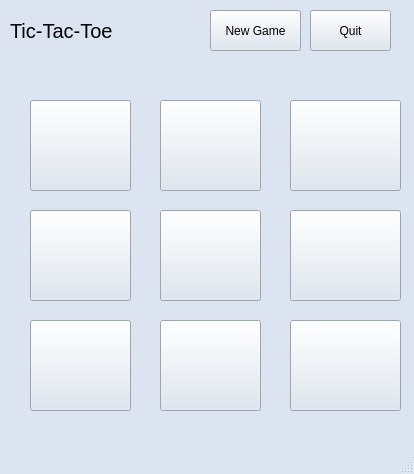
<?xml version="1.0" encoding="UTF-8"?>
<ui version="4.0">
 <class>tictactoe</class>
 <widget class="QMainWindow" name="tictactoe">
  <property name="geometry">
   <rect>
    <x>0</x>
    <y>0</y>
    <width>414</width>
    <height>474</height>
   </rect>
  </property>
  <property name="palette">
   <palette>
    <active>
     <colorrole role="WindowText">
      <brush brushstyle="SolidPattern">
       <color alpha="255">
        <red>0</red>
        <green>0</green>
        <blue>0</blue>
       </color>
      </brush>
     </colorrole>
     <colorrole role="Button">
      <brush brushstyle="SolidPattern">
       <color alpha="255">
        <red>219</red>
        <green>228</green>
        <blue>240</blue>
       </color>
      </brush>
     </colorrole>
     <colorrole role="Light">
      <brush brushstyle="SolidPattern">
       <color alpha="255">
        <red>255</red>
        <green>255</green>
        <blue>255</blue>
       </color>
      </brush>
     </colorrole>
     <colorrole role="Midlight">
      <brush brushstyle="SolidPattern">
       <color alpha="255">
        <red>237</red>
        <green>241</green>
        <blue>247</blue>
       </color>
      </brush>
     </colorrole>
     <colorrole role="Dark">
      <brush brushstyle="SolidPattern">
       <color alpha="255">
        <red>110</red>
        <green>114</green>
        <blue>120</blue>
       </color>
      </brush>
     </colorrole>
     <colorrole role="Mid">
      <brush brushstyle="SolidPattern">
       <color alpha="255">
        <red>146</red>
        <green>152</green>
        <blue>160</blue>
       </color>
      </brush>
     </colorrole>
     <colorrole role="Text">
      <brush brushstyle="SolidPattern">
       <color alpha="255">
        <red>0</red>
        <green>0</green>
        <blue>0</blue>
       </color>
      </brush>
     </colorrole>
     <colorrole role="BrightText">
      <brush brushstyle="SolidPattern">
       <color alpha="255">
        <red>255</red>
        <green>255</green>
        <blue>255</blue>
       </color>
      </brush>
     </colorrole>
     <colorrole role="ButtonText">
      <brush brushstyle="SolidPattern">
       <color alpha="255">
        <red>0</red>
        <green>0</green>
        <blue>0</blue>
       </color>
      </brush>
     </colorrole>
     <colorrole role="Base">
      <brush brushstyle="SolidPattern">
       <color alpha="255">
        <red>255</red>
        <green>255</green>
        <blue>255</blue>
       </color>
      </brush>
     </colorrole>
     <colorrole role="Window">
      <brush brushstyle="SolidPattern">
       <color alpha="255">
        <red>219</red>
        <green>228</green>
        <blue>240</blue>
       </color>
      </brush>
     </colorrole>
     <colorrole role="Shadow">
      <brush brushstyle="SolidPattern">
       <color alpha="255">
        <red>0</red>
        <green>0</green>
        <blue>0</blue>
       </color>
      </brush>
     </colorrole>
     <colorrole role="AlternateBase">
      <brush brushstyle="SolidPattern">
       <color alpha="255">
        <red>237</red>
        <green>241</green>
        <blue>247</blue>
       </color>
      </brush>
     </colorrole>
     <colorrole role="ToolTipBase">
      <brush brushstyle="SolidPattern">
       <color alpha="255">
        <red>255</red>
        <green>255</green>
        <blue>220</blue>
       </color>
      </brush>
     </colorrole>
     <colorrole role="ToolTipText">
      <brush brushstyle="SolidPattern">
       <color alpha="255">
        <red>0</red>
        <green>0</green>
        <blue>0</blue>
       </color>
      </brush>
     </colorrole>
     <colorrole role="PlaceholderText">
      <brush brushstyle="SolidPattern">
       <color alpha="128">
        <red>0</red>
        <green>0</green>
        <blue>0</blue>
       </color>
      </brush>
     </colorrole>
    </active>
    <inactive>
     <colorrole role="WindowText">
      <brush brushstyle="SolidPattern">
       <color alpha="255">
        <red>0</red>
        <green>0</green>
        <blue>0</blue>
       </color>
      </brush>
     </colorrole>
     <colorrole role="Button">
      <brush brushstyle="SolidPattern">
       <color alpha="255">
        <red>219</red>
        <green>228</green>
        <blue>240</blue>
       </color>
      </brush>
     </colorrole>
     <colorrole role="Light">
      <brush brushstyle="SolidPattern">
       <color alpha="255">
        <red>255</red>
        <green>255</green>
        <blue>255</blue>
       </color>
      </brush>
     </colorrole>
     <colorrole role="Midlight">
      <brush brushstyle="SolidPattern">
       <color alpha="255">
        <red>237</red>
        <green>241</green>
        <blue>247</blue>
       </color>
      </brush>
     </colorrole>
     <colorrole role="Dark">
      <brush brushstyle="SolidPattern">
       <color alpha="255">
        <red>110</red>
        <green>114</green>
        <blue>120</blue>
       </color>
      </brush>
     </colorrole>
     <colorrole role="Mid">
      <brush brushstyle="SolidPattern">
       <color alpha="255">
        <red>146</red>
        <green>152</green>
        <blue>160</blue>
       </color>
      </brush>
     </colorrole>
     <colorrole role="Text">
      <brush brushstyle="SolidPattern">
       <color alpha="255">
        <red>0</red>
        <green>0</green>
        <blue>0</blue>
       </color>
      </brush>
     </colorrole>
     <colorrole role="BrightText">
      <brush brushstyle="SolidPattern">
       <color alpha="255">
        <red>255</red>
        <green>255</green>
        <blue>255</blue>
       </color>
      </brush>
     </colorrole>
     <colorrole role="ButtonText">
      <brush brushstyle="SolidPattern">
       <color alpha="255">
        <red>0</red>
        <green>0</green>
        <blue>0</blue>
       </color>
      </brush>
     </colorrole>
     <colorrole role="Base">
      <brush brushstyle="SolidPattern">
       <color alpha="255">
        <red>255</red>
        <green>255</green>
        <blue>255</blue>
       </color>
      </brush>
     </colorrole>
     <colorrole role="Window">
      <brush brushstyle="SolidPattern">
       <color alpha="255">
        <red>219</red>
        <green>228</green>
        <blue>240</blue>
       </color>
      </brush>
     </colorrole>
     <colorrole role="Shadow">
      <brush brushstyle="SolidPattern">
       <color alpha="255">
        <red>0</red>
        <green>0</green>
        <blue>0</blue>
       </color>
      </brush>
     </colorrole>
     <colorrole role="AlternateBase">
      <brush brushstyle="SolidPattern">
       <color alpha="255">
        <red>237</red>
        <green>241</green>
        <blue>247</blue>
       </color>
      </brush>
     </colorrole>
     <colorrole role="ToolTipBase">
      <brush brushstyle="SolidPattern">
       <color alpha="255">
        <red>255</red>
        <green>255</green>
        <blue>220</blue>
       </color>
      </brush>
     </colorrole>
     <colorrole role="ToolTipText">
      <brush brushstyle="SolidPattern">
       <color alpha="255">
        <red>0</red>
        <green>0</green>
        <blue>0</blue>
       </color>
      </brush>
     </colorrole>
     <colorrole role="PlaceholderText">
      <brush brushstyle="SolidPattern">
       <color alpha="128">
        <red>0</red>
        <green>0</green>
        <blue>0</blue>
       </color>
      </brush>
     </colorrole>
    </inactive>
    <disabled>
     <colorrole role="WindowText">
      <brush brushstyle="SolidPattern">
       <color alpha="255">
        <red>110</red>
        <green>114</green>
        <blue>120</blue>
       </color>
      </brush>
     </colorrole>
     <colorrole role="Button">
      <brush brushstyle="SolidPattern">
       <color alpha="255">
        <red>219</red>
        <green>228</green>
        <blue>240</blue>
       </color>
      </brush>
     </colorrole>
     <colorrole role="Light">
      <brush brushstyle="SolidPattern">
       <color alpha="255">
        <red>255</red>
        <green>255</green>
        <blue>255</blue>
       </color>
      </brush>
     </colorrole>
     <colorrole role="Midlight">
      <brush brushstyle="SolidPattern">
       <color alpha="255">
        <red>237</red>
        <green>241</green>
        <blue>247</blue>
       </color>
      </brush>
     </colorrole>
     <colorrole role="Dark">
      <brush brushstyle="SolidPattern">
       <color alpha="255">
        <red>110</red>
        <green>114</green>
        <blue>120</blue>
       </color>
      </brush>
     </colorrole>
     <colorrole role="Mid">
      <brush brushstyle="SolidPattern">
       <color alpha="255">
        <red>146</red>
        <green>152</green>
        <blue>160</blue>
       </color>
      </brush>
     </colorrole>
     <colorrole role="Text">
      <brush brushstyle="SolidPattern">
       <color alpha="255">
        <red>110</red>
        <green>114</green>
        <blue>120</blue>
       </color>
      </brush>
     </colorrole>
     <colorrole role="BrightText">
      <brush brushstyle="SolidPattern">
       <color alpha="255">
        <red>255</red>
        <green>255</green>
        <blue>255</blue>
       </color>
      </brush>
     </colorrole>
     <colorrole role="ButtonText">
      <brush brushstyle="SolidPattern">
       <color alpha="255">
        <red>110</red>
        <green>114</green>
        <blue>120</blue>
       </color>
      </brush>
     </colorrole>
     <colorrole role="Base">
      <brush brushstyle="SolidPattern">
       <color alpha="255">
        <red>219</red>
        <green>228</green>
        <blue>240</blue>
       </color>
      </brush>
     </colorrole>
     <colorrole role="Window">
      <brush brushstyle="SolidPattern">
       <color alpha="255">
        <red>219</red>
        <green>228</green>
        <blue>240</blue>
       </color>
      </brush>
     </colorrole>
     <colorrole role="Shadow">
      <brush brushstyle="SolidPattern">
       <color alpha="255">
        <red>0</red>
        <green>0</green>
        <blue>0</blue>
       </color>
      </brush>
     </colorrole>
     <colorrole role="AlternateBase">
      <brush brushstyle="SolidPattern">
       <color alpha="255">
        <red>219</red>
        <green>228</green>
        <blue>240</blue>
       </color>
      </brush>
     </colorrole>
     <colorrole role="ToolTipBase">
      <brush brushstyle="SolidPattern">
       <color alpha="255">
        <red>255</red>
        <green>255</green>
        <blue>220</blue>
       </color>
      </brush>
     </colorrole>
     <colorrole role="ToolTipText">
      <brush brushstyle="SolidPattern">
       <color alpha="255">
        <red>0</red>
        <green>0</green>
        <blue>0</blue>
       </color>
      </brush>
     </colorrole>
     <colorrole role="PlaceholderText">
      <brush brushstyle="SolidPattern">
       <color alpha="128">
        <red>0</red>
        <green>0</green>
        <blue>0</blue>
       </color>
      </brush>
     </colorrole>
    </disabled>
   </palette>
  </property>
  <property name="windowTitle">
   <string>tictactoe</string>
  </property>
  <widget class="QWidget" name="centralwidget">
   <widget class="QPushButton" name="Button1">
    <property name="geometry">
     <rect>
      <x>30</x>
      <y>100</y>
      <width>101</width>
      <height>91</height>
     </rect>
    </property>
    <property name="font">
     <font>
      <pointsize>40</pointsize>
     </font>
    </property>
    <property name="text">
     <string/>
    </property>
   </widget>
   <widget class="QPushButton" name="Button2">
    <property name="geometry">
     <rect>
      <x>160</x>
      <y>100</y>
      <width>101</width>
      <height>91</height>
     </rect>
    </property>
    <property name="font">
     <font>
      <pointsize>40</pointsize>
     </font>
    </property>
    <property name="text">
     <string/>
    </property>
   </widget>
   <widget class="QPushButton" name="Button3">
    <property name="geometry">
     <rect>
      <x>290</x>
      <y>100</y>
      <width>111</width>
      <height>91</height>
     </rect>
    </property>
    <property name="font">
     <font>
      <pointsize>40</pointsize>
     </font>
    </property>
    <property name="text">
     <string/>
    </property>
   </widget>
   <widget class="QPushButton" name="Button4">
    <property name="geometry">
     <rect>
      <x>30</x>
      <y>210</y>
      <width>101</width>
      <height>91</height>
     </rect>
    </property>
    <property name="font">
     <font>
      <pointsize>40</pointsize>
     </font>
    </property>
    <property name="text">
     <string/>
    </property>
   </widget>
   <widget class="QPushButton" name="Button5">
    <property name="geometry">
     <rect>
      <x>160</x>
      <y>210</y>
      <width>101</width>
      <height>91</height>
     </rect>
    </property>
    <property name="font">
     <font>
      <pointsize>40</pointsize>
     </font>
    </property>
    <property name="text">
     <string/>
    </property>
   </widget>
   <widget class="QPushButton" name="Button6">
    <property name="geometry">
     <rect>
      <x>290</x>
      <y>210</y>
      <width>111</width>
      <height>91</height>
     </rect>
    </property>
    <property name="font">
     <font>
      <pointsize>40</pointsize>
     </font>
    </property>
    <property name="text">
     <string/>
    </property>
   </widget>
   <widget class="QPushButton" name="Button7">
    <property name="geometry">
     <rect>
      <x>30</x>
      <y>320</y>
      <width>101</width>
      <height>91</height>
     </rect>
    </property>
    <property name="font">
     <font>
      <pointsize>40</pointsize>
     </font>
    </property>
    <property name="text">
     <string/>
    </property>
   </widget>
   <widget class="QPushButton" name="Button8">
    <property name="geometry">
     <rect>
      <x>160</x>
      <y>320</y>
      <width>101</width>
      <height>91</height>
     </rect>
    </property>
    <property name="font">
     <font>
      <pointsize>40</pointsize>
     </font>
    </property>
    <property name="text">
     <string/>
    </property>
   </widget>
   <widget class="QPushButton" name="Button9">
    <property name="geometry">
     <rect>
      <x>290</x>
      <y>320</y>
      <width>111</width>
      <height>91</height>
     </rect>
    </property>
    <property name="font">
     <font>
      <pointsize>40</pointsize>
     </font>
    </property>
    <property name="text">
     <string/>
    </property>
   </widget>
   <widget class="QPushButton" name="NewGameButton">
    <property name="geometry">
     <rect>
      <x>210</x>
      <y>10</y>
      <width>91</width>
      <height>41</height>
     </rect>
    </property>
    <property name="text">
     <string>New Game</string>
    </property>
   </widget>
   <widget class="QPushButton" name="QuitButton">
    <property name="geometry">
     <rect>
      <x>310</x>
      <y>10</y>
      <width>81</width>
      <height>41</height>
     </rect>
    </property>
    <property name="text">
     <string>Quit</string>
    </property>
   </widget>
   <widget class="QLabel" name="label">
    <property name="geometry">
     <rect>
      <x>10</x>
      <y>10</y>
      <width>141</width>
      <height>41</height>
     </rect>
    </property>
    <property name="font">
     <font>
      <pointsize>15</pointsize>
     </font>
    </property>
    <property name="text">
     <string>Tic-Tac-Toe</string>
    </property>
   </widget>
  </widget>
  <widget class="QMenuBar" name="menubar">
   <property name="geometry">
    <rect>
     <x>0</x>
     <y>0</y>
     <width>414</width>
     <height>26</height>
    </rect>
   </property>
  </widget>
  <widget class="QStatusBar" name="statusbar"/>
 </widget>
 <resources/>
 <connections/>
</ui>
